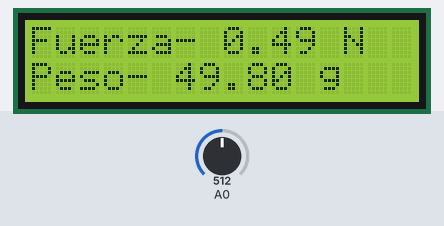
A sketch run on a simulated Arduino Uno, built with avr-gcc and run on an emulated ATmega328P. Parts: 16×2 character LCD. The inputs (shaded band) are chosen by the test bench; at power-on: A0 = 512.

Above: at 1.2 s.
1.3 s: A0 set to 1011
At 2.8 s:
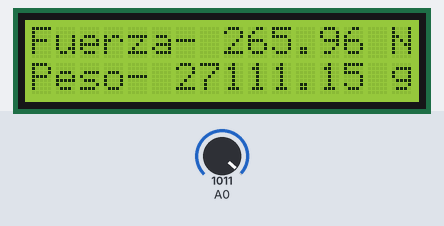
5.4 s: A0 set to 1023
At 6.9 s:
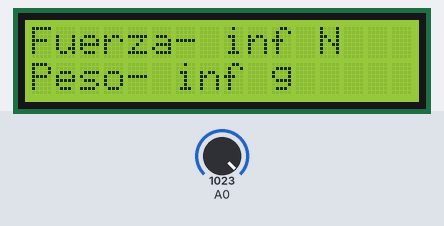
9.5 s: A0 set to 900
At 10.9 s:
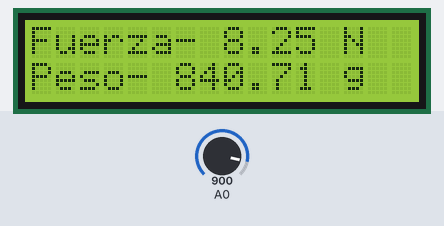
Timing chart, 0 to 12.5 s (numbered marks = the images above; inputs shaded):
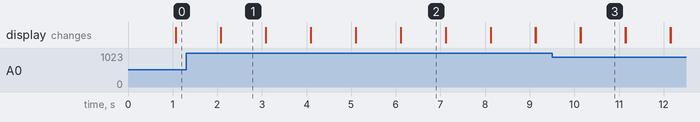

The sketch:

sketch_oct26a.ino
```cpp
#include <LiquidCrystal.h>

LiquidCrystal lcd(12,11,5,4,3,2);
double F= 0.0;
double p= 0.0;
double v= 0.0;
double r= 0.0;

void setup() {
lcd.begin(16, 2);
pinMode(A0, INPUT);
Serial.begin(9600);
}

void loop() {
  //lcd.setCursor(5, 0);
  //lcd.print("LUCIA");
  //lcd.setCursor(1, 1);
  //lcd.print("LATAPI JIMENEZ");
  //delay(1000);
  //lcd.clear();

v=analogRead(A0)*(5.0/1023.0);
r=10000*((5/v)-1);

F=pow((r/6029.6),(1/-.7035));
lcd.setCursor(0, 0);
lcd.print("Fuerza- ");
lcd.print(F,2);
lcd.print(" N");

p=(F/9.81)*1000;
lcd.setCursor(0, 1);
lcd.print("Peso- ");
lcd.print(p,2);
lcd.print(" g");
delay(1000);
lcd.clear();
}
```

Measured:
- the behaviour switches between 1022 and 1023 on A0 (found by bisection; images 1 and 2)
- after the input at 1.3 s, the display: first differs from a run without the input after 0.78 s (image 1)
- after the input at 5.4 s, the display: first differs from a run without the input after 0.71 s (image 2)
- after the input at 9.5 s, the display: first differs from a run without the input after 0.64 s (image 3)
- what the display in image 1 shows lasts 1.0 s, from 2.1 s to 3.1 s
